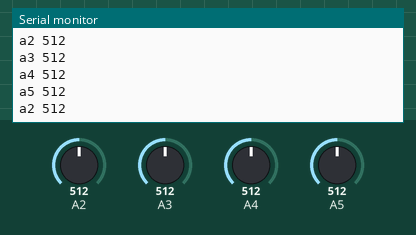
A sketch run on a simulated Arduino Uno, built with avr-gcc and run on an emulated ATmega328P. Parts: the last lines printed to the serial monitor. The test bench sets the inputs (shaded band); at power-on: A2 = 512, A3 = 512, A4 = 512, A5 = 512.

Above: at 1.2 s.
1.3 s: A2 set to 716
At 2.4 s:
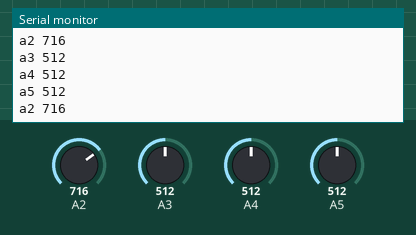
2.8 s: A3 set to 716
5.8 s: A4 set to 716
At 6.6 s:
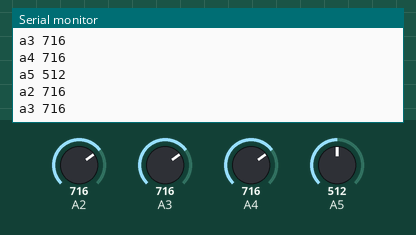
7.3 s: A5 set to 716
At 8.4 s:
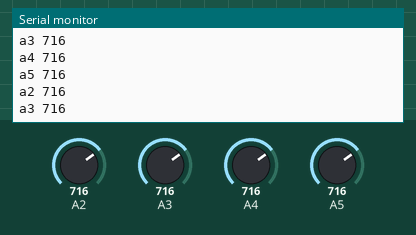
8.8 s: A2 set to 992
At 9.9 s:
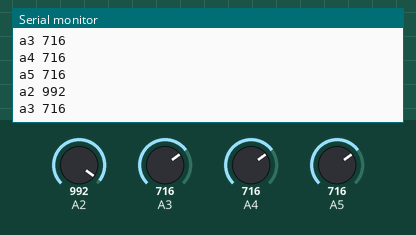
10.3 s: A3 set to 992
At 11.4 s:
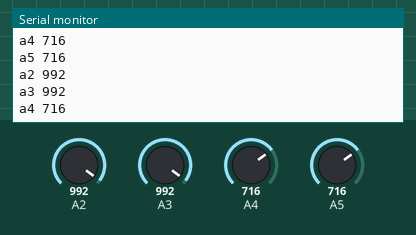
Timing chart, 0 to 12.8 s (numbered marks = the images above; inputs shaded):
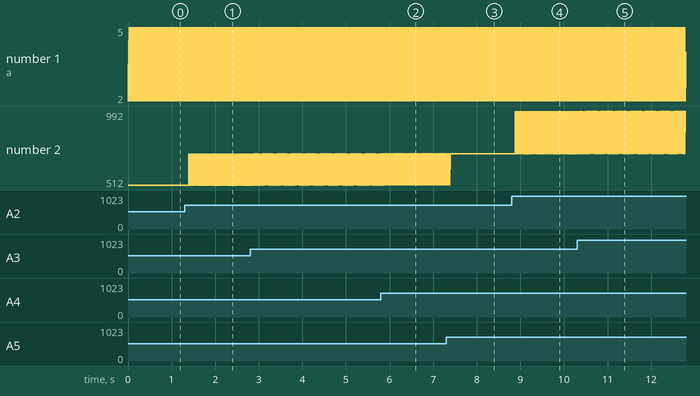

The sketch:

test_redlight.ino
```cpp
void setup() {
Serial.begin(9600);
pinMode(A5,INPUT);
pinMode(A4,INPUT);
pinMode(A3,INPUT);
pinMode(A2,INPUT);
}

void loop() {
int a2=analogRead(A2);
int a3=analogRead(A3);
int a4=analogRead(A4);
int a5=analogRead(A5);
Serial.print("a2 ");
Serial.println(a2);
Serial.print("a3 ");
Serial.println(a3);
Serial.print("a4 ");
Serial.println(a4);
Serial.print("a5 ");
Serial.println(a5);

}
```

Measured:
- after the input at 1.3 s, the serial monitor: prints a new line after 0.10 s (image 1)
- after the input at 5.8 s, the serial monitor: prints a new line after 0.11 s (image 2)
- after the input at 7.3 s, the serial monitor: prints a new line after 0.11 s (image 3)
- after the input at 8.8 s, the serial monitor: prints a new line after 0.09 s (image 4)
- after the input at 10.3 s, the serial monitor: prints a new line after 0.09 s (image 5)
- plotted number 2: 512 → 716 after the input at 1.3 s
